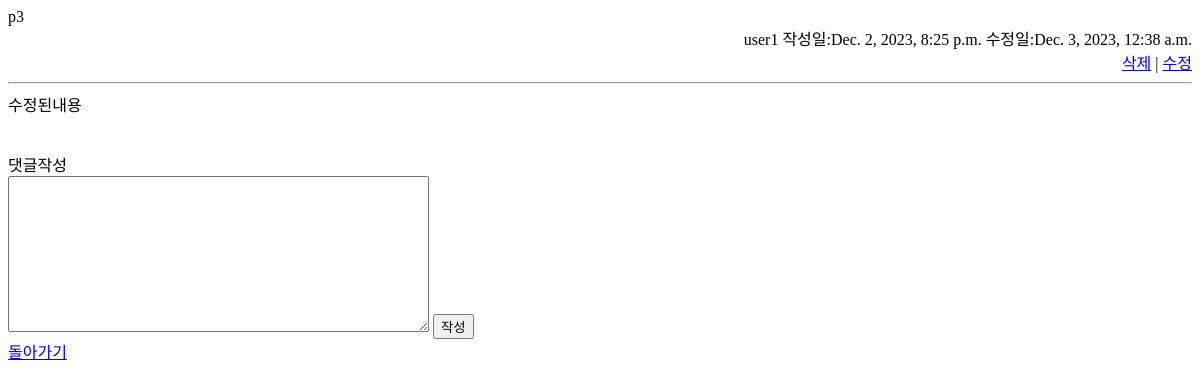
The app's page /post/3, older data.
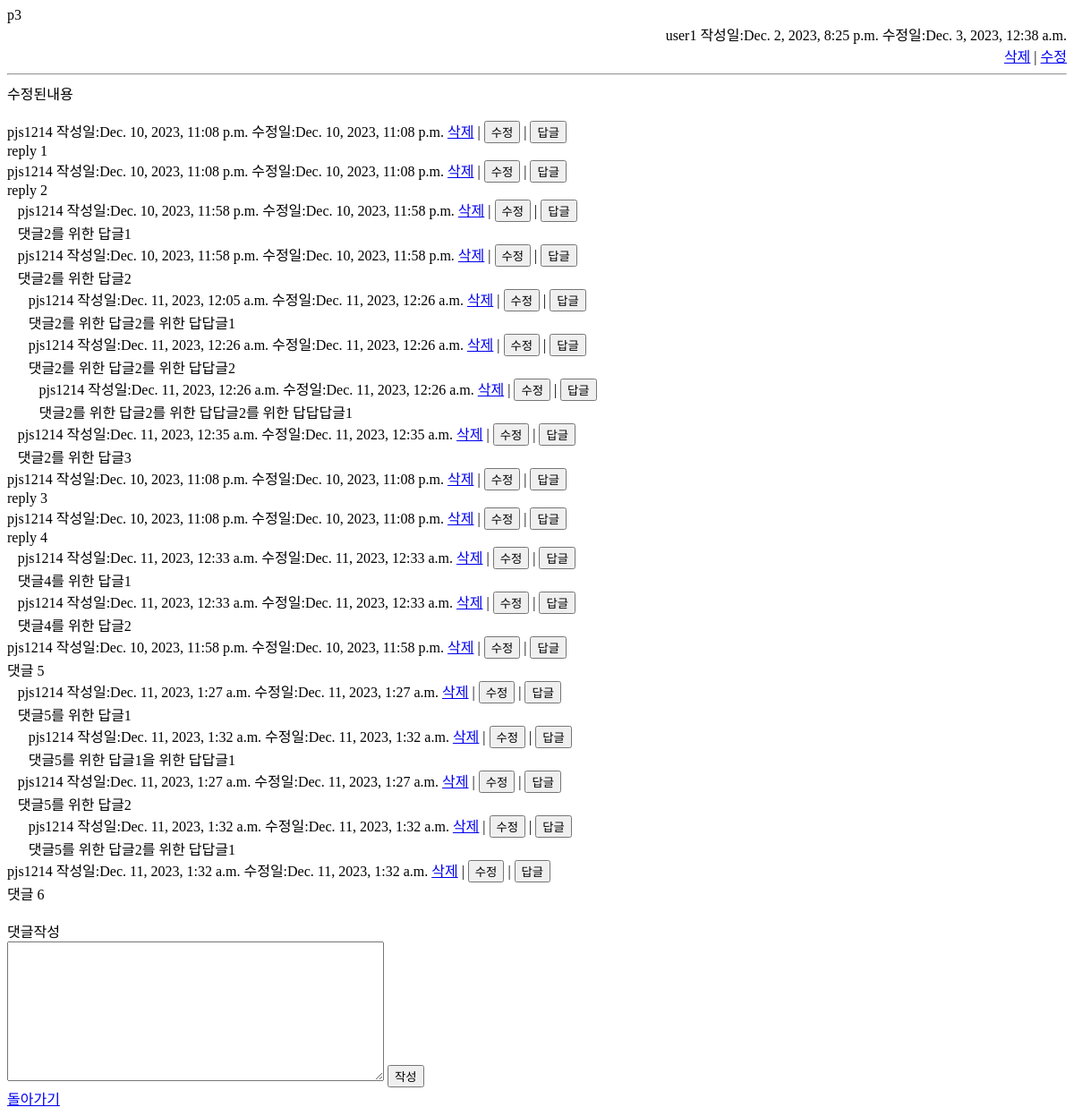
The same page, newer data.
### board/models.py (models this page shows, shortened)
class Post(models.Model):
    author = models.CharField(max_length=10, null=False)
    postname = models.CharField(max_length=50, null=False)
    contents = models.TextField()
    c_date = models.DateTimeField(auto_now_add=True)
    m_date = models.DateTimeField(auto_now=True)

class Reply(models.Model):
    post_id = models.ForeignKey("Post", on_delete=models.CASCADE, db_column="post_id")
    author = models.CharField(max_length=10, null=False)
    contents = models.TextField()
    c_date = models.DateTimeField(auto_now_add=True)
    m_date = models.DateTimeField(auto_now=True)
    re_id = models.ForeignKey("self", on_delete=models.CASCADE, db_column="parent", null=True)
    depth = models.IntegerField(default=0)

### board/views.py (the view)
# urls.py: path('post/<int:post_id>', board.views.post, name='post'),
def post(request, post_id):
    post = Post.objects.get(id=post_id)
    imgs = Img.objects.filter(post_id=post)
    files = File.objects.filter(post_id=post)
    if request.method == "POST" and request.POST['submit'] == "reply":
        if not request.user.is_authenticated:
            return redirect("/login/")
        else:
            r = Reply(post_id=post, author=request.user.get_username(), contents=request.POST['contents'])
            r.save()
    reply = getReply(post_id)
    return render(request, "post.html", {'post': post, 'reply': reply, 'imgs': imgs, 'files': files})

### board/views.py (called while the page is built)
def getReply(post_id):
    l = []
    r = Reply.objects.filter(post_id=post_id)
    for i in r:
        if not i.re_id:
            l.append(i)
        else:
            b = False
            for ii in l[l.index(i.re_id)+1:]:
                if ii.depth <= i.re_id.depth:
                    l.insert(l.index(ii), i)
                    b = True
                    break
            if not b:
                l.append(i)
    return l

### board/templates/post.html (shortened to what this page needs)
<!DOCTYPE html>
<html lang="en">
<head>
</head>
<body>
{{post.postname}}
<div align="right">
    {{post.author}} 작성일:{{post.c_date}} 수정일:{{post.m_date}}
    <br>
    <a href="{% url 'delete' post.id %}">삭제</a>
    |
    <a href="{% url 'modify' post.id %}">수정</a>
</div>
<hr>
{{post.contents| linebreaksbr }}
<br>
<br>
{% for r in reply %}
<div id="re{{r.id}}" style="display: block; padding-left: {{r.depth}}%">
    {{r.author}} 작성일:{{r.c_date}} 수정일:{{r.m_date}} <a href="{% url 'rd' r.id %}">삭제</a> |
    <button onclick="javascript:toggle({{r.id}});">수정</button> |
    <button onclick="javascript:rtoggle({{r.id}});">답글</button><br>
    {{r.contents}}
    <br>
</div>
{% endfor %}
<br>
댓글작성
<form method="POST" action='/post/{{post.id}}'>
    <textarea rows="10" cols="50" name="contents"></textarea>
    <button type="submit" value="reply" name="submit">작성</button>
</form>
<a href="/">돌아가기</a>
</body>
</html>

Row changes from the older to the newer data that the page shows:
added Reply: author "pjs1214", c_date "Dec. 10, 2023, 11:08 p.m.", m_date "Dec. 10, 2023, 11:08 p.m.", contents "reply 1"
added Reply: author "pjs1214", c_date "Dec. 10, 2023, 11:08 p.m.", m_date "Dec. 10, 2023, 11:08 p.m.", contents "reply 2"
now on this page (row edited): Reply: author "pjs1214", c_date "Dec. 10, 2023, 11:58 p.m.", m_date "Dec. 10, 2023, 11:58 p.m.", contents "댓글2를 위한 답글1"
added Reply: author "pjs1214", c_date "Dec. 10, 2023, 11:58 p.m.", m_date "Dec. 10, 2023, 11:58 p.m.", contents "댓글2를 위한 답글2"
added Reply: author "pjs1214", c_date "Dec. 11, 2023, 12:05 a.m.", m_date "Dec. 11, 2023, 12:26 a.m.", contents "댓글2를 위한 답글2를 위한 답답글1"
added Reply: author "pjs1214", c_date "Dec. 11, 2023, 12:26 a.m.", m_date "Dec. 11, 2023, 12:26 a.m.", contents "댓글2를 위한 답글2를 위한 답답글2"
added Reply: author "pjs1214", c_date "Dec. 11, 2023, 12:26 a.m.", m_date "Dec. 11, 2023, 12:26 a.m.", contents "댓글2를 위한 답글2를 위한 답답글2를 위한 답답답글1"
added Reply: author "pjs1214", c_date "Dec. 11, 2023, 12:35 a.m.", m_date "Dec. 11, 2023, 12:35 a.m.", contents "댓글2를 위한 답글3"
added Reply: author "pjs1214", c_date "Dec. 10, 2023, 11:08 p.m.", m_date "Dec. 10, 2023, 11:08 p.m.", contents "reply 3"
added Reply: author "pjs1214", c_date "Dec. 10, 2023, 11:08 p.m.", m_date "Dec. 10, 2023, 11:08 p.m.", contents "reply 4"
added Reply: author "pjs1214", c_date "Dec. 11, 2023, 12:33 a.m.", m_date "Dec. 11, 2023, 12:33 a.m.", contents "댓글4를 위한 답글1"
added Reply: author "pjs1214", c_date "Dec. 11, 2023, 12:33 a.m.", m_date "Dec. 11, 2023, 12:33 a.m.", contents "댓글4를 위한 답글2"
added Reply: author "pjs1214", c_date "Dec. 10, 2023, 11:58 p.m.", m_date "Dec. 10, 2023, 11:58 p.m.", contents "댓글 5"
added Reply: author "pjs1214", c_date "Dec. 11, 2023, 1:27 a.m.", m_date "Dec. 11, 2023, 1:27 a.m.", contents "댓글5를 위한 답글1"
added Reply: author "pjs1214", c_date "Dec. 11, 2023, 1:32 a.m.", m_date "Dec. 11, 2023, 1:32 a.m.", contents "댓글5를 위한 답글1을 위한 답답글1"
added Reply: author "pjs1214", c_date "Dec. 11, 2023, 1:27 a.m.", m_date "Dec. 11, 2023, 1:27 a.m.", contents "댓글5를 위한 답글2"
added Reply: author "pjs1214", c_date "Dec. 11, 2023, 1:32 a.m.", m_date "Dec. 11, 2023, 1:32 a.m.", contents "댓글5를 위한 답글2를 위한 답답글1"
added Reply: author "pjs1214", c_date "Dec. 11, 2023, 1:32 a.m.", m_date "Dec. 11, 2023, 1:32 a.m.", contents "댓글 6"
